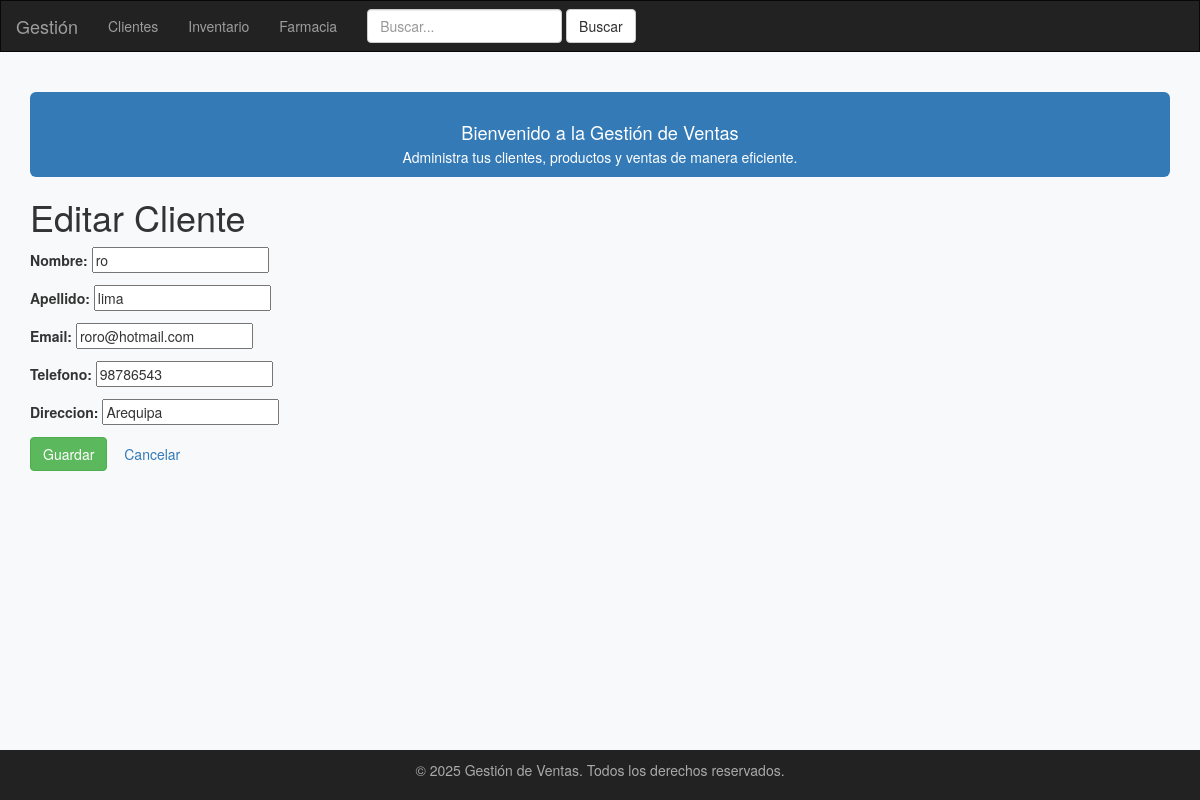
/clientes/2/editar/, run on the app's committed database.
### soa/models.py (models this page shows, shortened)
class Cliente(models.Model):
    nombre = models.CharField(max_length=100)
    apellido = models.CharField(max_length=100)
    email = models.EmailField(unique=True)
    telefono = models.CharField(max_length=20, blank=True)
    direccion = models.CharField(max_length=255, blank=True)
    fecha_registro = models.DateTimeField(auto_now_add=True)

### soa/views.py (the view)
# urls.py: path('clientes/<int:pk>/editar/', cliente_update, name='cliente_update'),
def cliente_update(request, pk):
    cliente = get_object_or_404(Cliente, pk=pk)
    if request.method == 'POST':
        form = ClienteForm(request.POST, instance=cliente)
        if form.is_valid():
            form.save()
            return redirect('cliente_list')
    else:
        form = ClienteForm(instance=cliente)
    return render(request, 'cliente_form.html', {'form': form})

### soa/forms.py
class ClienteForm(forms.ModelForm):
    class Meta:
        model = Cliente
        fields = ['nombre', 'apellido', 'email', 'telefono', 'direccion']

### soa/templates/cliente_form.html (shortened to what this page needs)
{% extends "base.html" %}
{% block content %}
<h1>
  {% if form.instance.pk %}
    Editar Cliente
  {% else %}
    Nuevo Cliente
  {% endif %}
</h1>
<form method="post" novalidate>
  {{ form.as_p }}
  <button type="submit" class="btn btn-success">Guardar</button>
  <a href="{% url 'cliente_list' %}" class="btn btn-secondary">Cancelar</a>
</form>
{% endblock %}

### soa/templates/base.html (style rules this page uses)
html, body { height: 100%; }
body { background-color: #f8f9fa; min-height: 100vh; display: flex; flex-direction: column; }

### data on the page
Cliente: nombre "ro", apellido "lima", email "roro@hotmail.com", telefono "98786543", direccion "Arequipa"

### other printed values
{{ year|default:"2025" }} "2025"
